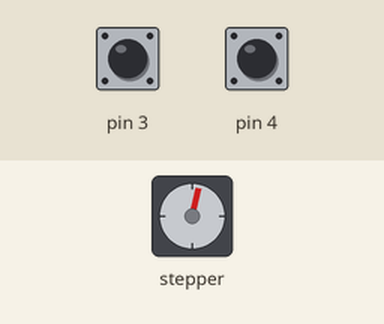
The sketch below on a simulated Arduino Uno, built with avr-gcc and run on an emulated ATmega328P. Parts: stepper motor. Inputs (shaded band) come from the test bench; at power-on: pin 3 HIGH, pin 4 HIGH. Stepper angles assume 200 steps per turn.

Above: at 0.15 s.
At 9.82 s:
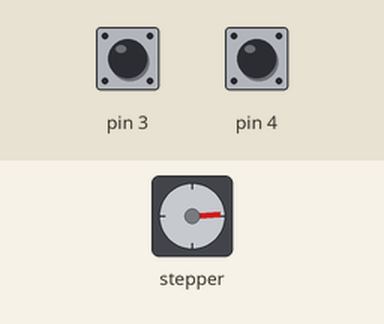
At 19.5 s:
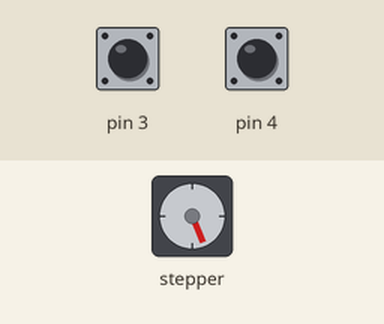
At 39.76 s:
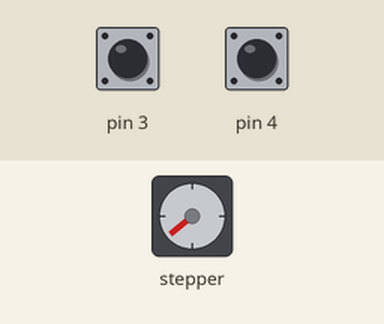
Timing chart, 0 to 40.0 s (numbered marks = the images above):
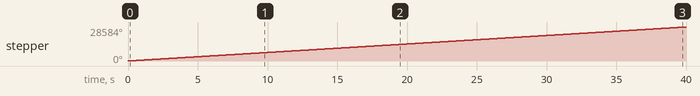

Measured:
- by itself, stepper: keeps turning clockwise at about 715°/s

The sketch:

sketch_mar15aStepperDriving.ino
```cpp
// Include the Arduino Stepper Library
#include <Stepper.h>

// Number of steps per output rotation (200)
int stepsPerRevolution = 200;

// Create Instance of Stepper library
Stepper myStepper(stepsPerRevolution, 12, 11, 10, 9);


void setup()
{
	// set the speed at 120 rpm:
	myStepper.setSpeed(120);
	// initialize the serial port:
	//Serial.begin(9600);
  pinMode(3, INPUT_PULLUP);
  pinMode(4,INPUT_PULLUP);
  bool dirA = digitalRead(3);
  bool dirB = digitalRead(4);
  if(dirA == false){stepsPerRevolution = 200;}
  if(dirB == false){stepsPerRevolution = -200;}
}

void loop()
{
	myStepper.step(stepsPerRevolution);
}
```
